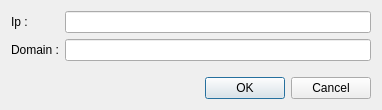
<?xml version="1.0" encoding="UTF-8"?>
<ui version="4.0">
 <class>NewHostDialog</class>
 <widget class="QDialog" name="NewHostDialog">
  <property name="geometry">
   <rect>
    <x>0</x>
    <y>0</y>
    <width>382</width>
    <height>110</height>
   </rect>
  </property>
  <property name="sizePolicy">
   <sizepolicy hsizetype="Fixed" vsizetype="Fixed">
    <horstretch>0</horstretch>
    <verstretch>0</verstretch>
   </sizepolicy>
  </property>
  <property name="windowTitle">
   <string>New host</string>
  </property>
  <layout class="QVBoxLayout" name="verticalLayout_2">
   <item>
    <layout class="QFormLayout" name="formLayout">
     <item row="0" column="0">
      <widget class="QLabel" name="label">
       <property name="text">
        <string>Ip :</string>
       </property>
      </widget>
     </item>
     <item row="1" column="0">
      <widget class="QLabel" name="label_2">
       <property name="text">
        <string>Domain :</string>
       </property>
      </widget>
     </item>
     <item row="0" column="1">
      <widget class="QLineEdit" name="ipLineEdit"/>
     </item>
     <item row="1" column="1">
      <widget class="QLineEdit" name="domainLineEdit"/>
     </item>
    </layout>
   </item>
   <item>
    <widget class="QDialogButtonBox" name="buttonBox">
     <property name="orientation">
      <enum>Qt::Orientation::Horizontal</enum>
     </property>
     <property name="standardButtons">
      <set>QDialogButtonBox::StandardButton::Cancel|QDialogButtonBox::StandardButton::Ok</set>
     </property>
    </widget>
   </item>
  </layout>
 </widget>
 <resources/>
 <connections>
  <connection>
   <sender>buttonBox</sender>
   <signal>accepted()</signal>
   <receiver>NewHostDialog</receiver>
   <slot>accept()</slot>
   <hints>
    <hint type="sourcelabel">
     <x>248</x>
     <y>254</y>
    </hint>
    <hint type="destinationlabel">
     <x>157</x>
     <y>274</y>
    </hint>
   </hints>
  </connection>
  <connection>
   <sender>buttonBox</sender>
   <signal>rejected()</signal>
   <receiver>NewHostDialog</receiver>
   <slot>reject()</slot>
   <hints>
    <hint type="sourcelabel">
     <x>316</x>
     <y>260</y>
    </hint>
    <hint type="destinationlabel">
     <x>286</x>
     <y>274</y>
    </hint>
   </hints>
  </connection>
 </connections>
</ui>
